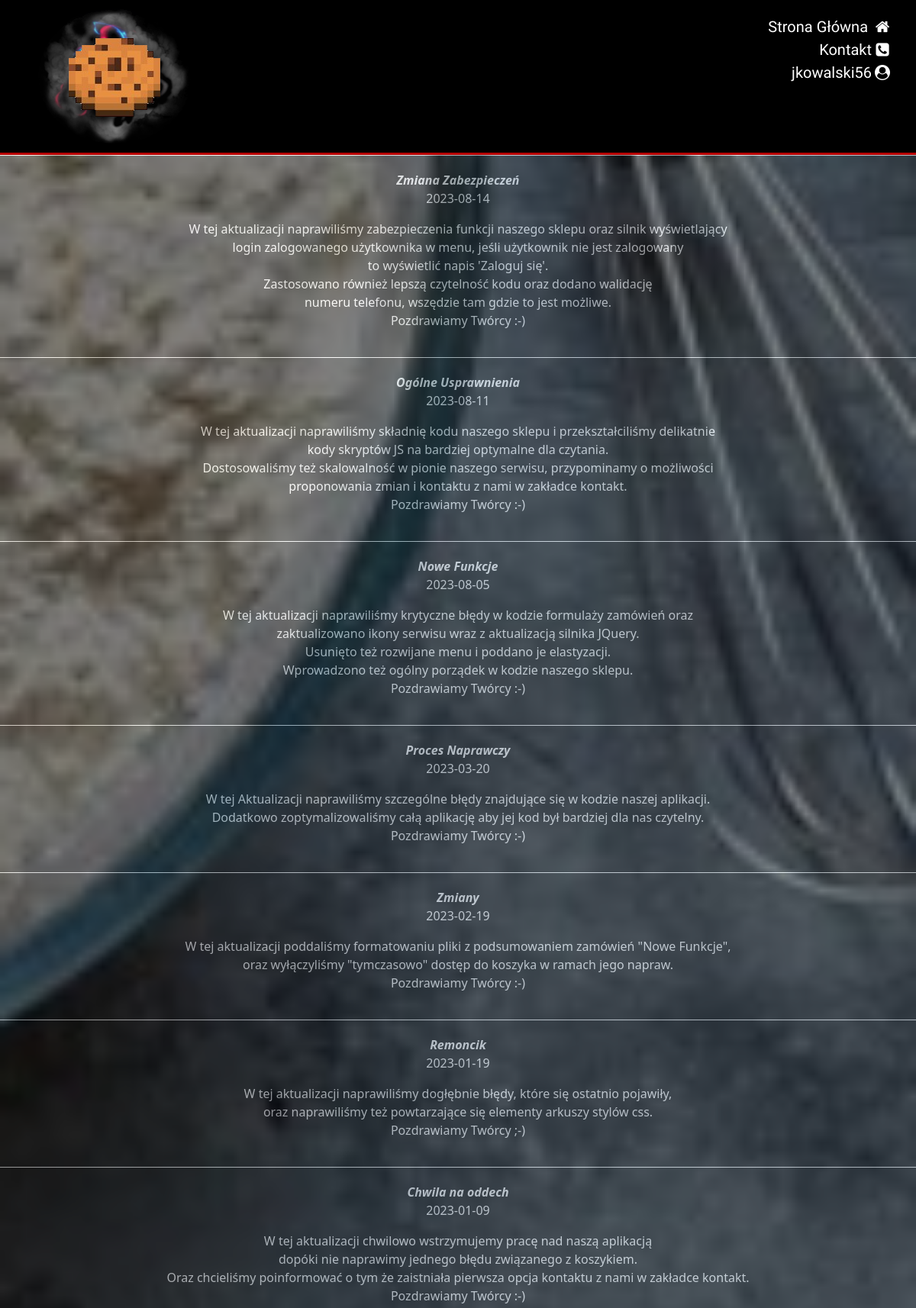
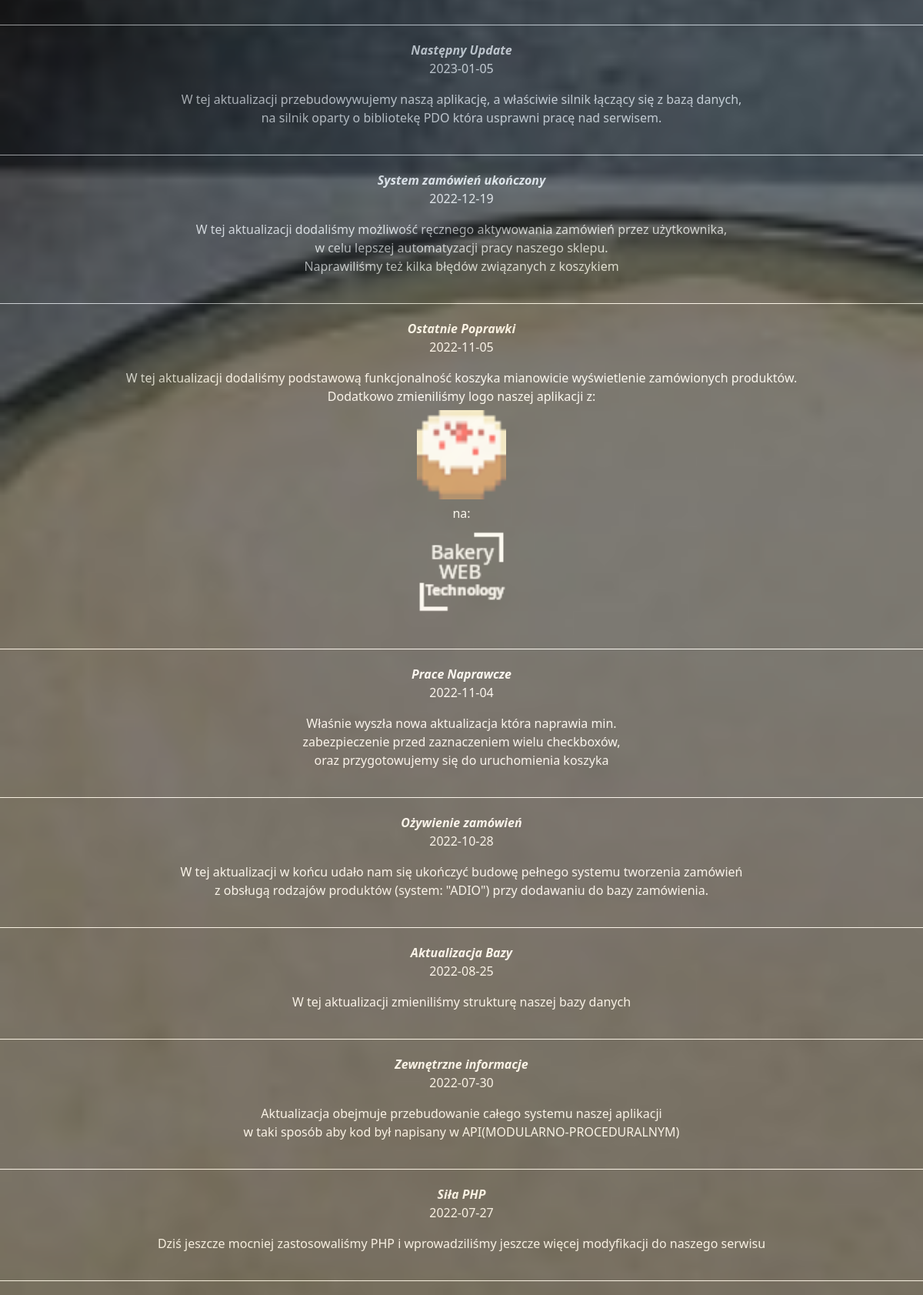
The app's page /aktuals.php (signed in, upper part) with its own data (2 pictures, top to bottom).
### tables this page shows
CREATE TABLE `aktualizacje` (
  `id` int(11) NOT NULL,
  `Nazwa` text NOT NULL,
  `Data` date DEFAULT NULL,
  `Opis` text NOT NULL
);

### aktuals.php (the view, shortened to what this page needs)
<?php
require_once('PDO.php');
$query = $db->prepare("SELECT * FROM aktualizacje ORDER BY id DESC");
$query->execute();
$log = @$_SESSION['profile'];
if (isset($log)) {
  $nick = $log;
} else {
  $nick = 'Zaloguj się';
}
?>
<!DOCTYPE html>
<html lang="pl-PL">
<head>
    <link rel="stylesheet" href="css/bootstrap.min.css" type="text/css" />
    <link rel="stylesheet" href="css1/fontello.css" type="text/css" />
    <link rel="stylesheet" href="style.css" type="text/css" />
</head>
<body>
    <div class="up">
        <div id="logo" onclick="showTimerWithDate()">
            <div id="a">
                <img src="img/logo1.png" title="Logo" alt="Logo" />
            </div>
        </div>
        <ul>
                    <li>
                        <a href="http://localhost/Wypiekarnia/">Strona Główna
                            <i class="icon-home"></i>
                        </a>
                    </li>
                    <li>
                        <a href="http://localhost/Wypiekarnia/kontakt.php">Kontakt<i class="icon-phone-squared"></i></a>
                    </li>
                    <li>
                        <a href="http://localhost/Wypiekarnia/konto.php"><?php echo $nick; ?><i class='icon-user-circle'></i></a>
                    </li>
                </ul>
    </div>
    <div class="main">
        <div id="c">
            <?php
            while ($row = $query->fetch()) {
            ?>
                <div id="front-zwrot">
                    <b><i><?php echo $row['Nazwa'] ?></i></b>
                    <p><?php echo $row['Data'] ?></p>
                    <p id="#"><?php echo $row['Opis'] ?></p>
                </div>
            <?php
            }
            ?>
        </div>
    </div>
</body>
</html>

### style.css (style rules this page uses)
body { background-color: #000; margin: 0; padding: 0; width: 100%; background-image: url("img/tło.png"); background-attachment: fixed; background-position: center; background-repeat: no-repeat; background-size: cover; }
.up { border-bottom: 3px solid #b70000; background-color: #000; margin: 0; padding: 0; width: 100%; color: #fff; font-family: "Gloria Hallelujah", cursive; display: flex; justify-content: space-between; padding-left: 50px; padding-right: 30px; }
#logo { margin: 0; width: 200px; padding: 0; float: left; }
.up > ul { list-style-type: none; padding-top: 20px !important; padding: 0; margin: 0; font-size: 20px; }
.up > ul > li { font-family: "Special Elite", cursive; text-align: right; }
.up > ul > li > a { text-decoration: none; color: #fff; }
#a { margin: 0; }
.main { padding: 0; text-align: center; height: 100vh; width: 100%; }
.main img { border-radius: 50px; width: 80vw; height: 80vw; border: #000 6px solid; }

### aktuals.php (style rules this page uses)
#front-zwrot { width: auto; height: auto; background-color: #000; opacity: 0.5; color: #fff; padding: 20px; margin-left: auto; margin-right: auto; margin: 0; text-shadow: #000; border-top: #fff solid 1px; }
#front-zwrot>b { display: inline-block; background-color: #000; color: #fff; }
#c { overflow-y: scroll; height: 100vh; }
#front-zwrot>p { display: inline-block; color: #fff; width: 100%; }
#k { border-radius: 0; width: 128px; height: 128px; }

### records on screen
aktualizacje: Nazwa "Zmiana Zabezpieczeń", Data "2023-08-14", Opis "W tej aktualizacji naprawiliśmy zabezpieczenia funkcji naszego sklepu oraz silnik wyświetlający login zalogowanego użytkownika w menu, jeśli użytkownik nie jest zalogowany to wyświetlić napis 'Zaloguj się'. Zastosowano również lepszą czytelność kodu oraz dodano walidację numeru telefonu, wszędzie tam gdzie to jest możliwe. Pozdrawiamy Twórcy :-)"
aktualizacje: Nazwa "Ogólne Usprawnienia", Data "2023-08-11", Opis "W tej aktualizacji naprawiliśmy składnię kodu naszego sklepu i przekształciliśmy delikatnie kody skryptów JS na bardziej optymalne dla czytania. Dostosowaliśmy też skalowalność w pionie naszego serwisu, przypominamy o możliwości proponowania zmian i kontaktu z nami w zakładce kontakt. Pozdrawiamy Twórcy :-)"
aktualizacje: Nazwa "Nowe Funkcje", Data "2023-08-05", Opis "W tej aktualizacji naprawiliśmy krytyczne błędy w kodzie formulaży zamówień oraz zaktualizowano ikony serwisu wraz z aktualizacją silnika JQuery. Usunięto też rozwijane menu i poddano je elastyzacji. Wprowadzono też ogólny porządek w kodzie naszego sklepu. Pozdrawiamy Twórcy :-)"
aktualizacje: Nazwa "Proces Naprawczy", Data "2023-03-20", Opis "W tej Aktualizacji naprawiliśmy szczególne błędy znajdujące się w kodzie naszej aplikacji. Dodatkowo zoptymalizowaliśmy całą aplikację aby jej kod był bardziej dla nas czytelny. Pozdrawiamy Twórcy :-)"
aktualizacje: Nazwa "Zmiany", Data "2023-02-19", Opis "W tej aktualizacji poddaliśmy formatowaniu pliki z podsumowaniem zamówień \"Nowe Funkcje\", oraz wyłączyliśmy \"tymczasowo\" dostęp do koszyka w ramach jego napraw. Pozdrawiamy Twórcy :-)"
aktualizacje: Nazwa "Remoncik", Data "2023-01-19", Opis "W tej aktualizacji naprawiliśmy dogłębnie błędy, które się ostatnio pojawiły, oraz naprawiliśmy też powtarzające się elementy arkuszy stylów css. Pozdrawiamy Twórcy ;-)"
aktualizacje: Nazwa "Chwila na oddech", Data "2023-01-09", Opis "W tej aktualizacji chwilowo wstrzymujemy pracę nad naszą aplikacją dopóki nie naprawimy jednego błędu związanego z koszykiem. Oraz chcieliśmy poinformować o tym że zaistniała pierwsza opcja kontaktu z nami w zakładce kontakt. Pozdrawiamy Twórcy :-)"
aktualizacje: Nazwa "Następny Update", Data "2023-01-05", Opis "W tej aktualizacji przebudowywujemy naszą aplikację, a właściwie silnik łączący się z bazą danych, na silnik oparty o bibliotekę PDO która usprawni pracę nad serwisem."
aktualizacje: Nazwa "System zamówień ukończony", Data "2022-12-19", Opis "W tej aktualizacji dodaliśmy możliwość ręcznego aktywowania zamówień przez użytkownika, w celu lepszej automatyzacji pracy naszego sklepu. Naprawiliśmy też kilka błędów związanych z koszykiem"
aktualizacje: Nazwa "Ostatnie Poprawki", Data "2022-11-05", Opis "W tej aktualizacji dodaliśmy podstawową funkcjonalność koszyka mianowicie wyświetlenie zamówionych produktów. Dodatkowo zmieniliśmy logo naszej aplikacji z: na:", Opis (picture)
aktualizacje: Nazwa "Prace Naprawcze", Data "2022-11-04", Opis "Właśnie wyszła nowa aktualizacja która naprawia min. zabezpieczenie przed zaznaczeniem wielu checkboxów, oraz przygotowujemy się do uruchomienia koszyka"
aktualizacje: Nazwa "Ożywienie zamówień", Data "2022-10-28", Opis "W tej aktualizacji w końcu udało nam się ukończyć budowę pełnego systemu tworzenia zamówień z obsługą rodzajów produktów (system: \"ADIO\") przy dodawaniu do bazy zamówienia."
aktualizacje: Nazwa "Aktualizacja Bazy", Data "2022-08-25", Opis "W tej aktualizacji zmieniliśmy strukturę naszej bazy danych"
aktualizacje: Nazwa "Zewnętrzne informacje", Data "2022-07-30", Opis "Aktualizacja obejmuje przebudowanie całego systemu naszej aplikacji w taki sposób aby kod był napisany w API(MODULARNO-PROCEDURALNYM)"
aktualizacje: Nazwa "Siła PHP", Data "2022-07-27", Opis "Dziś jeszcze mocniej zastosowaliśmy PHP i wprowadziliśmy jeszcze więcej modyfikacji do naszego serwisu"

### other values on screen
$nick "jkowalski56"
